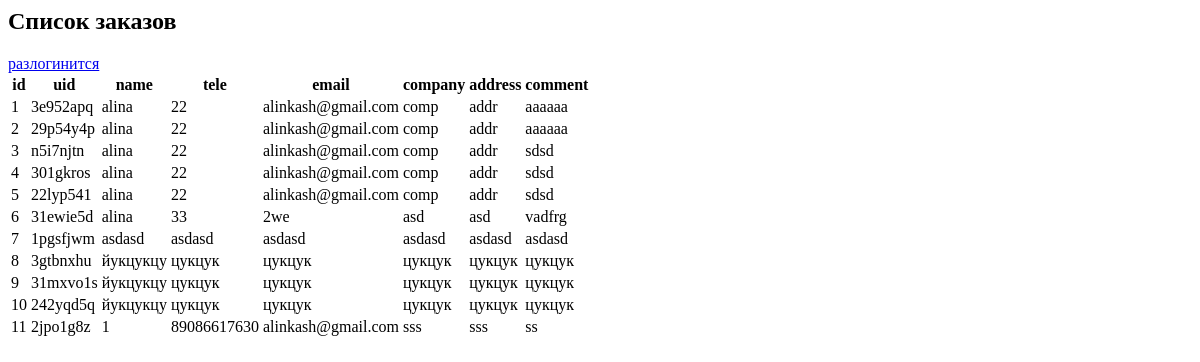
The page /admin/views (signed in) on the database as committed earlier.
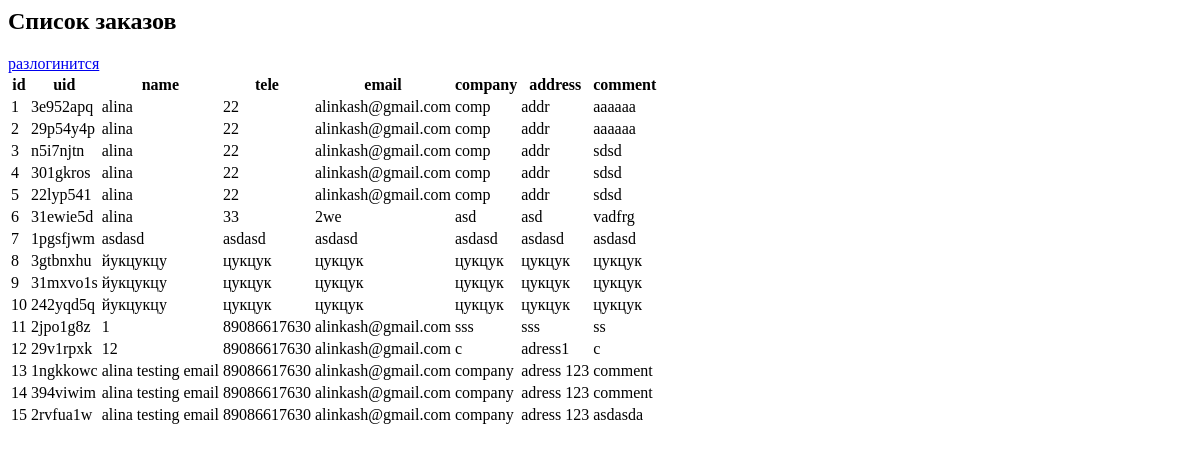
The same page on the database as committed later.
### tables this page shows
CREATE TABLE "mainmenu" (
	"id"	INTEGER NOT NULL,
	"uid"	INTEGER NOT NULL,
	"name"	TEXT NOT NULL,
	"tele"	TEXT NOT NULL,
	"email"	TEXT NOT NULL,
	"company"	TEXT,
	"address"	TEXT,
	"comment"	TEXT,
	PRIMARY KEY("id" AUTOINCREMENT)
);

### app.py (the view)
@app.route("/admin/views")
@login_required
def showTable():
    return render_template('admin.html', posts = dbase.getPosts())

### FDataBase.py (called while the page is built)
    def getPosts(self):
        try:
            self.__cur.execute("SELECT * FROM mainmenu")
            res = self.__cur.fetchall()
            if res: return res
        except sqlite3.Error as e:
            print("Error reading data base" + str(e))
        return []

    def getUser(self, user_id):
        try:
            self.__cur.execute(f"SELECT * FROM users WHERE id = {user_id} LIMIT 1")
            res = self.__cur.fetchone()
            if not res:
                print("User not found")
                return False
            return res
        except sqlite3.Error as e:
            print("Error of getting data from DB" + str(e))
        return False

### UserLogin.py (called while the page is built)
    def fromDB(self, user_id, db):
        self.__user = db.getUser(user_id)
        return self

### app.py (called while the page is built)
@login_manager.user_loader
def load_user(user_id):
    print("load_user")
    return UserLogin().fromDB(user_id, dbase)

def connect_db():
    conn = sqlite3.connect(app.config['DATABASE'])
    conn.row_factory = sqlite3.Row
    return conn

def get_db():
    if not hasattr(g, 'link_db'):
        g.link_db = connect_db()
    return g.link_db

@app.before_request
def before_request_func():
    global dbase
    db= get_db()
    dbase = FDataBase(db)

### templates/admin.html
<h2>Список заказов</h2>
<a href="/logout">разлогинится</a>
<table>
    <tr>
        <th>id</th>
        <th>uid</th>
        <th>name</th>
        <th>tele</th>
        <th>email</th>
        <th>company</th>
        <th>address</th>
        <th>comment</th>
      </tr>
      {% for p in posts %}
      <tr>
        <td>{{p.id}}</td>
        <td>{{p.uid}}</td>
        <td>{{p.name}}</td>
        <td>{{p.tele}}</td>
        <td>{{p.email}}</td>
        <td>{{p.company}}</td>
        <td>{{p.address}}</td>
        <td>{{p.comment}}</td>
      </tr>
      {% endfor %}
</table>

Rows that differ between the two databases and show on the page:
added mainmenu: id "12", uid "29v1rpxk", name "12", tele "89086617630", email "alinkash@gmail.com", company "c", address "adress1", comment "c"
added mainmenu: id "13", uid "1ngkkowc", name "alina testing email", tele "89086617630", email "alinkash@gmail.com", company "company", address "adress 123", comment "comment"
added mainmenu: id "14", uid "394viwim", name "alina testing email", tele "89086617630", email "alinkash@gmail.com", company "company", address "adress 123", comment "comment"
added mainmenu: id "15", uid "2rvfua1w", name "alina testing email", tele "89086617630", email "alinkash@gmail.com", company "company", address "adress 123", comment "asdasda"
